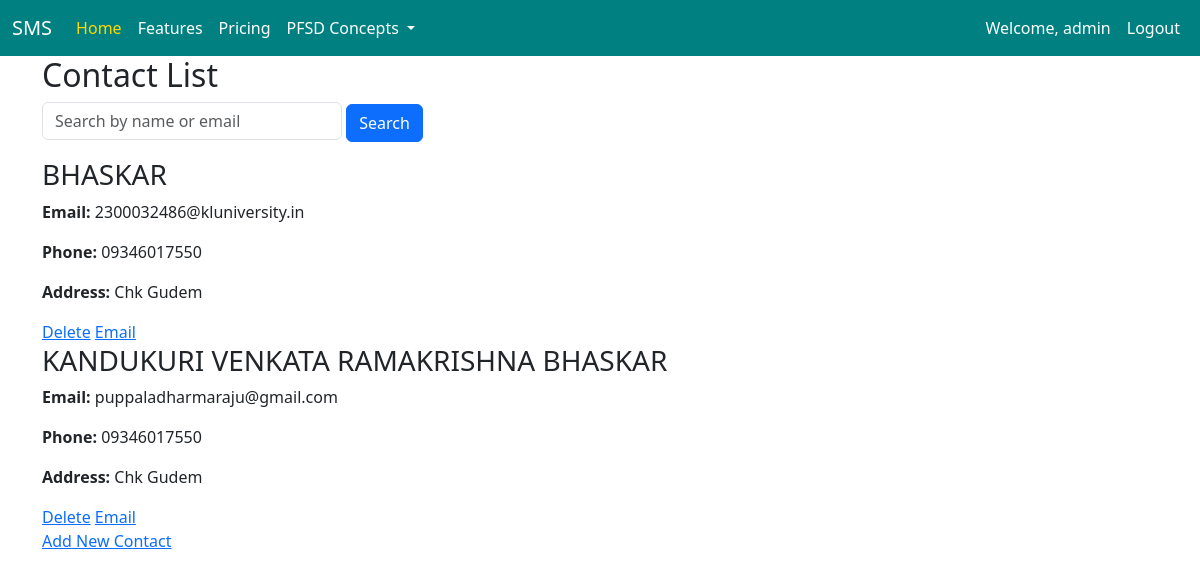
Page /contact_list (signed in) on the committed database.
### adminapp/models.py (models this page shows, shortened)
class Contact(models.Model):
    name = models.CharField(max_length=100)
    email = models.EmailField(unique=True)
    phone_number = models.CharField(max_length=15)
    address = models.TextField()

### adminapp/views.py (the view)
# urls.py: path('contact_list', views.contact_list, name='contact_list'),
def contact_list(request):
    query = request.GET.get('q')
    if query:
        contacts = Contact.objects.filter(models.Q(name__icontains=query) | models.Q(email__icontains=query))
    else:
        contacts = Contact.objects.all()
    return render(request, 'adminapp/contact_list.html', {'contacts': contacts})

### templates/adminapp/contact_list.html (shortened to what this page needs)
{% extends 'Navbar/ProjectNavbar.html' %}
{% load static %}
{% block body %}
<div class="container">
    <h2>Contact List</h2>
    <form method="get" action=".">
        <input type="text" name="q" placeholder="Search by name or email" class="form-control" style="width: 300px; display: inline-block;">
        <button class="btn btn-primary" type="submit">Search</button>
    </form>
    <div class="mt-3">
        {% for contact in contacts %}
            <div class="contact-card">
                <h3>{{ contact.name|upper }}</h3>
                <p><strong>Email:</strong> {{ contact.email }}</p>
                <p><strong>Phone:</strong> {{ contact.phone_number }}</p>
                <p><strong>Address:</strong> {{ contact.address }}</p>
                <a href="{% url 'delete_contact' contact.pk %}" class="btn-delete">Delete</a>
                <a href="mailto:{{ contact.email }}" class="btn-email">Email</a>
            </div>
        {% empty %}
            <p>No contacts found.</p>
        {% endfor %}
    </div>
    <a href="{% url 'add_contact' %}" class="btn-add mt-3">Add New Contact</a>
</div>
{% endblock %}

### templates/Navbar/ProjectNavbar.html (shortened to what this page needs)
<!DOCTYPE html>
<html lang="en">
<head>
    <link href="https://cdn.jsdelivr.net/npm/bootstrap@5.3.3/dist/css/bootstrap.min.css" rel="stylesheet">
</head>
<body>
<nav class="navbar navbar-expand-lg navbar-custom">
  <div class="container-fluid">
    <a class="navbar-brand" href="{% url 'projecthomepage' %}">SMS</a>
    <div class="collapse navbar-collapse" id="navbarNavDropdown">
      <ul class="navbar-nav">
        <li class="nav-item">
          <a class="nav-link active" aria-current="page" href="#">Home</a>
        </li>
        <li class="nav-item">
          <a class="nav-link" href="#">Features</a>
        </li>
        <li class="nav-item">
          <a class="nav-link" href="#">Pricing</a>
        </li>
        <li class="nav-item dropdown">
          <a class="nav-link dropdown-toggle" href="#" role="button" data-bs-toggle="dropdown" aria-expanded="false">
            PFSD Concepts
          </a>
        </li>
      </ul>
      <ul class="navbar-nav ms-auto">
        <li>
          {% if user.is_authenticated %}
          <li class="nav-item">
            <span class="nav-link">Welcome, {{ user.username }}</span>
          </li>
          <li class="nav-item">
            <a class="nav-link" href="{% url 'logout' %}">Logout</a>
          </li>
          {% endif %}
        </li>
      </ul>
    </div>
  </div>
</nav>
{% block body %}
{% endblock %}
</body>
</html>

### templates/Navbar/ProjectNavbar.html (style rules this page uses)
.navbar-custom { background-color: #008080 !important; }
.navbar-brand { color: #FFFFFF !important; }
.navbar-nav .nav-link { color: #FFFFFF !important; transition: color 0.3s; }
.navbar-nav .nav-link.active { color: #FFD700 !important; }

### rows in the picture
Contact: name "BHASKAR", email "2300032486@kluniversity.in", phone_number "09346017550", address "Chk Gudem"
Contact: name "KANDUKURI VENKATA RAMAKRISHNA BHASKAR", email "puppaladharmaraju@gmail.com", phone_number "09346017550", address "Chk Gudem"

### other values in the picture
{{ user.username }} "admin"
